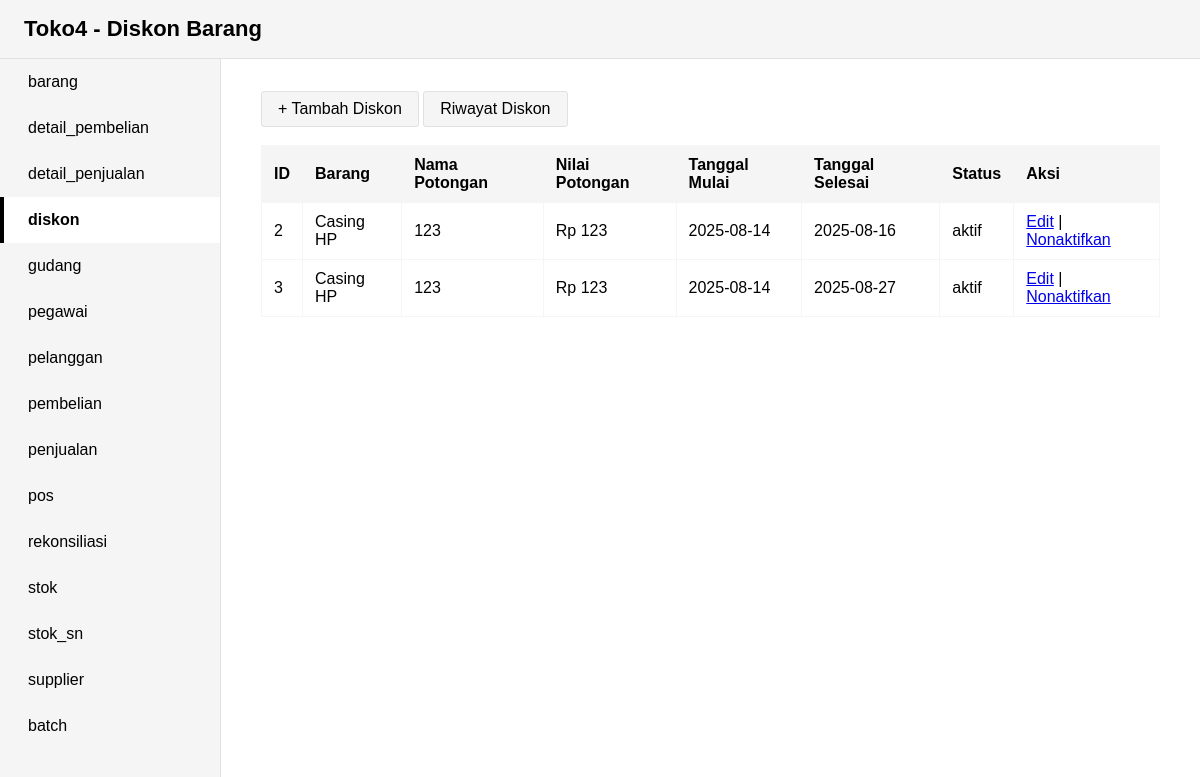
The app's page /diskon/index.php, older data.
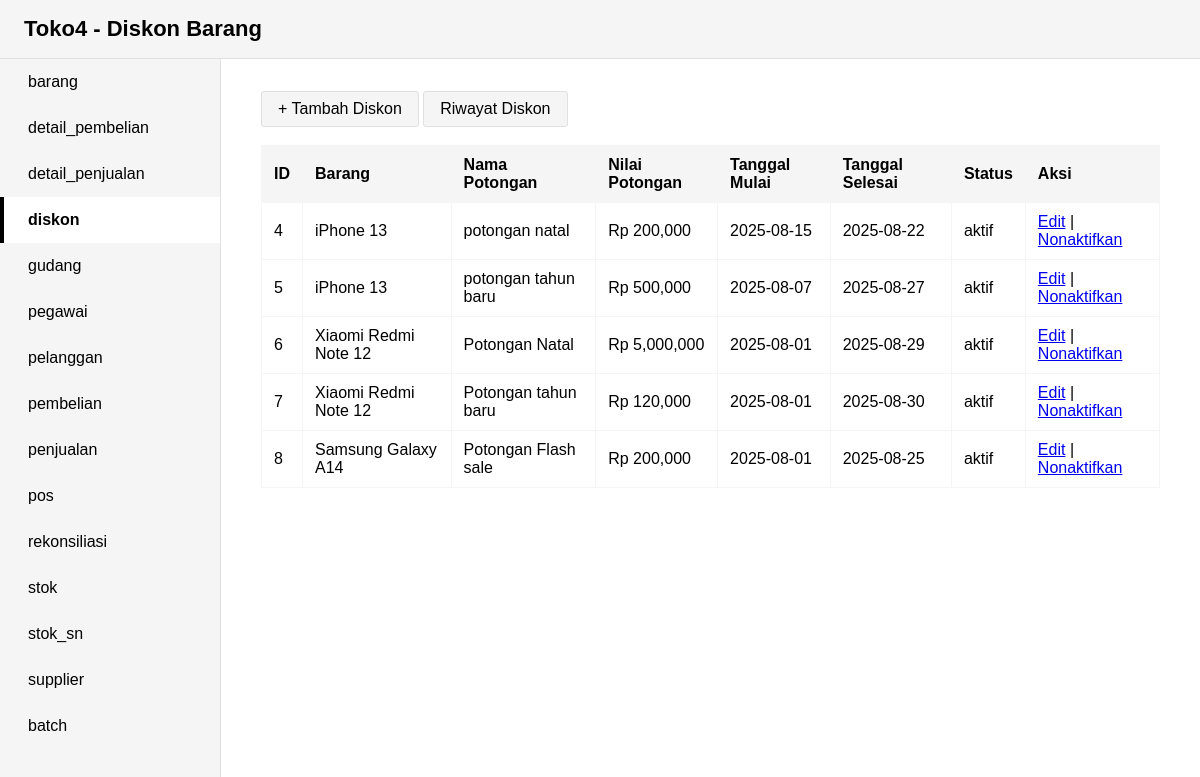
The same page, newer data.
### tables this page shows
CREATE TABLE `potongan_barang` (
  `id_potongan` int(11) NOT NULL,
  `id_barang` int(11) NOT NULL,
  `nama_potongan` varchar(100) NOT NULL,
  `nilai_potongan` int(11) NOT NULL,
  `tanggal_mulai` date NOT NULL,
  `tanggal_selesai` date NOT NULL,
  `status` enum('aktif','nonaktif') DEFAULT 'aktif'
);

CREATE TABLE `barang` (
  `id_barang` int(11) NOT NULL,
  `kode_barang` varchar(20) NOT NULL,
  `sku` varchar(20) NOT NULL,
  `nama_barang` varchar(40) NOT NULL,
  `varian` varchar(20) NOT NULL,
  `brand` varchar(20) NOT NULL,
  `kategori` varchar(20) NOT NULL,
  `harga_jual_default` decimal(10,0) NOT NULL,
  `sn` tinyint(1) NOT NULL DEFAULT 0
);

### diskon/index.php (the view, shortened to what this page needs)
<?php
include "auto_nonaktif_diskon.php";
?>
<!DOCTYPE html>
<html>
<head>
</head>
<body>
    <div class="header">Toko4 - Diskon Barang</div>
    <div class="container">
        <nav class="sidebar">
            <ul>
                <li><a href="../barang">barang</a></li>
                <li><a href="../detail_pembelian">detail_pembelian</a></li>
                <li><a href="../detail_penjualan">detail_penjualan</a></li>
                <li><a href="../diskon" class="active">diskon</a></li>
                <li><a href="../gudang">gudang</a></li>
                <li><a href="../pegawai">pegawai</a></li>
                <li><a href="../pelanggan">pelanggan</a></li>
                <li><a href="../pembelian">pembelian</a></li>
                <li><a href="../penjualan">penjualan</a></li>
                <li><a href="../pos">pos</a></li>
                <li><a href="../rekonsiliasi">rekonsiliasi</a></li>
                <li><a href="../stok">stok</a></li>
                <li><a href="../stok_sn">stok_sn</a></li>
                <li><a href="../supplier">supplier</a></li>
                <li><a href="../batch" >batch</a></li>
            </ul>
        </nav>
        <div class="main-content">
            <a href="tambah.php" class="button">+ Tambah Diskon</a>
            <a href="riwayat.php" class="button">Riwayat Diskon</a>
            <table>
                <tr>
                    <th>ID</th>
                    <th>Barang</th>
                    <th>Nama Potongan</th>
                    <th>Nilai Potongan</th>
                    <th>Tanggal Mulai</th>
                    <th>Tanggal Selesai</th>
                    <th>Status</th>
                    <th>Aksi</th>
                </tr>
                <?php
                $sql = "SELECT p.*, b.nama_barang
                        FROM potongan_barang p
                        JOIN barang b ON p.id_barang = b.id_barang
                        WHERE p.status='aktif'
                        ORDER BY p.tanggal_mulai DESC";
                $q = mysqli_query($koneksi, $sql);
                while($row = mysqli_fetch_assoc($q)){
                    echo "<tr>
                        <td>{$row['id_potongan']}</td>
                        <td>{$row['nama_barang']}</td>
                        <td>{$row['nama_potongan']}</td>
                        <td>Rp " . number_format($row['nilai_potongan']) . "</td>
                        <td>{$row['tanggal_mulai']}</td>
                        <td>{$row['tanggal_selesai']}</td>
                        <td>{$row['status']}</td>
                        <td>
                            <a href='edit.php?id={$row['id_potongan']}'>Edit</a> |
                            <a href='hapus.php?id={$row['id_potongan']}' onclick=\"return confirm('Nonaktifkan diskon ini?')\">Nonaktifkan</a>
                        </td>
                    </tr>";
                }
                ?>
            </table>
        </div>
    </div>
</body>
</html>

Row changes from the older to the newer data that the page shows:
no longer on this page (row edited): potongan_barang: id_potongan "2", id_barang.nama_barang "Casing HP", nama_potongan "123", nilai_potongan "123", tanggal_mulai "2025-08-14", tanggal_selesai "2025-08-16", status "aktif"
no longer on this page (row edited): potongan_barang: id_potongan "3", id_barang.nama_barang "Casing HP", nama_potongan "123", nilai_potongan "123", tanggal_mulai "2025-08-14", tanggal_selesai "2025-08-27", status "aktif"
added potongan_barang: id_potongan "4", id_barang.nama_barang "iPhone 13", nama_potongan "potongan natal", nilai_potongan "200,000", tanggal_mulai "2025-08-15", tanggal_selesai "2025-08-22", status "aktif"
added potongan_barang: id_potongan "5", id_barang.nama_barang "iPhone 13", nama_potongan "potongan tahun baru", nilai_potongan "500,000", tanggal_mulai "2025-08-07", tanggal_selesai "2025-08-27", status "aktif"
added potongan_barang: id_potongan "6", id_barang.nama_barang "Xiaomi Redmi Note 12", nama_potongan "Potongan Natal", nilai_potongan "5,000,000", tanggal_mulai "2025-08-01", tanggal_selesai "2025-08-29", status "aktif"
added potongan_barang: id_potongan "7", id_barang.nama_barang "Xiaomi Redmi Note 12", nama_potongan "Potongan tahun baru", nilai_potongan "120,000", tanggal_mulai "2025-08-01", tanggal_selesai "2025-08-30", status "aktif"
added potongan_barang: id_potongan "8", id_barang.nama_barang "Samsung Galaxy A14", nama_potongan "Potongan Flash sale", nilai_potongan "200,000", tanggal_mulai "2025-08-01", tanggal_selesai "2025-08-25", status "aktif"
